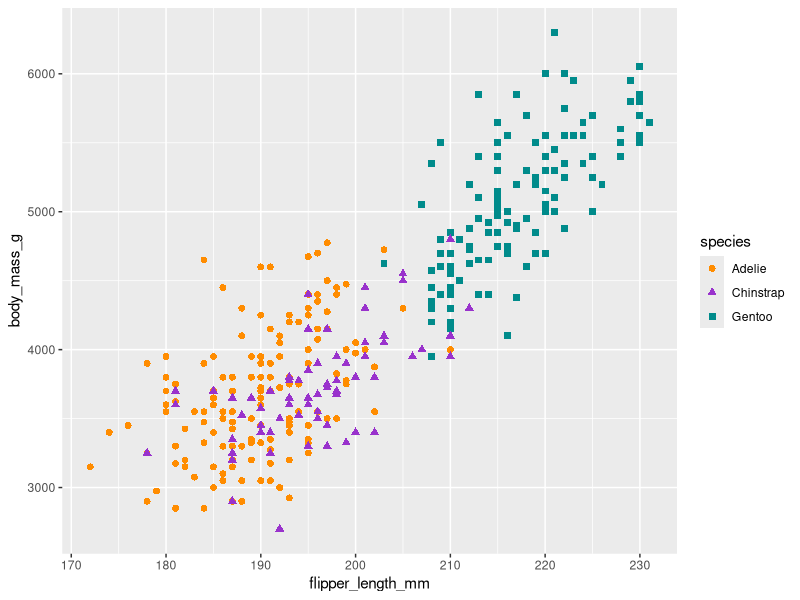
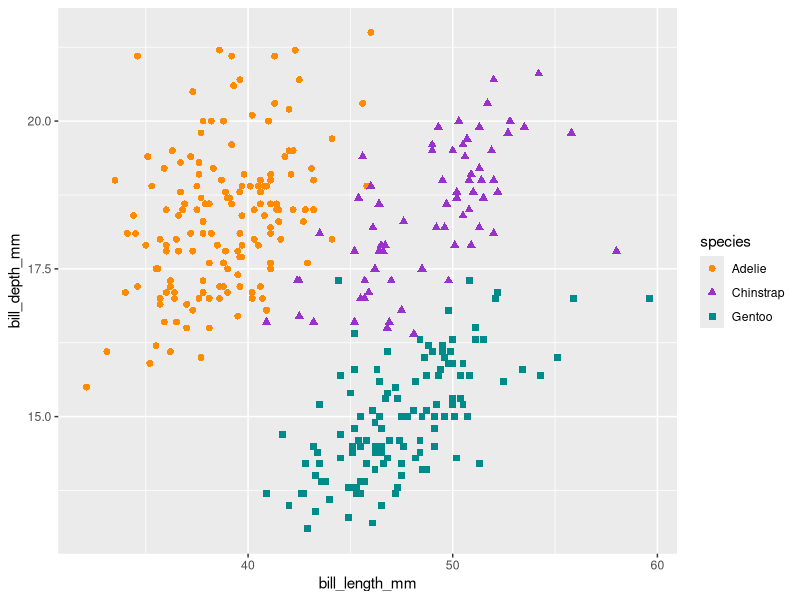
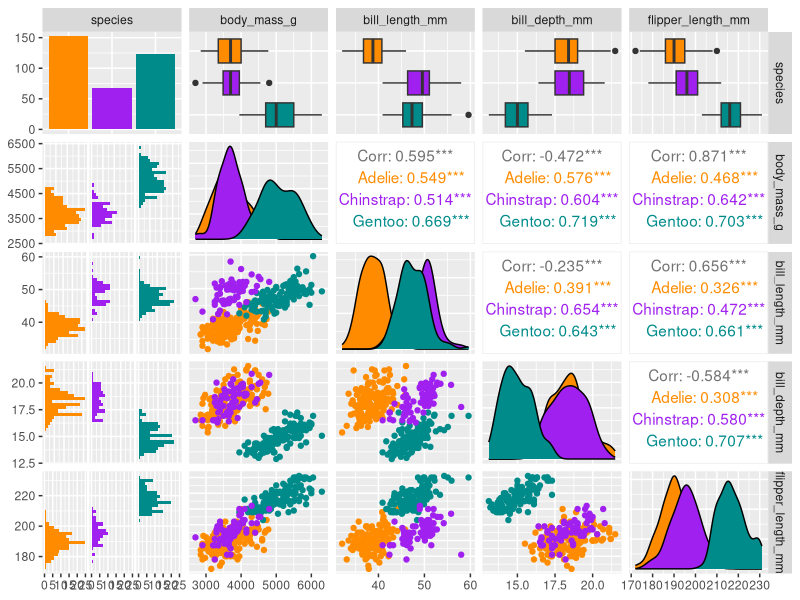
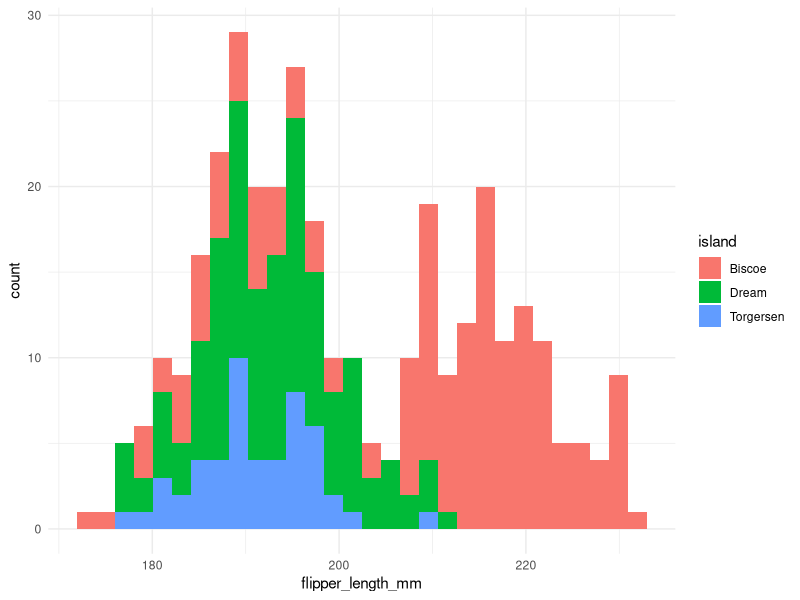
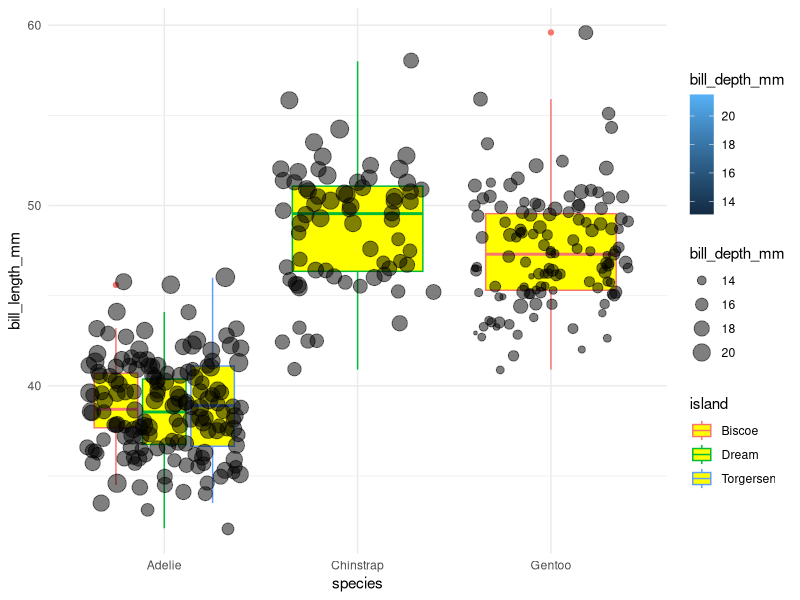

The R script that drew these images, in order:
## ---- chunk 1
library(palmerpenguins)
library(GGally)
library(skimr)

library(tidyverse)

## ---- chunk 2
view(penguins)

## ---- chunk 3
# check column names
names(penguins)

## ---- chunk 4
# check the dimensions
dim(penguins)
## ---- chunk 5
# print the first 6 lines
# df.head() in pandas

head(penguins)
## ---- chunk 6
# Print the last 6 lines 
tail(penguins) # See df.tail() in pandas


## ---- chunk 7
# get summary of data, look at NAs

summary(penguins)


## ---- chunk 8
skimr::skim(penguins)
## ---- chunk 9
# Scatterplot example 1: penguin flipper length versus body mass
ggplot(data = penguins, aes(x = flipper_length_mm, y = body_mass_g)) +
  geom_point(aes(color = species, 
                 shape = species),
             size = 2) +
  scale_color_manual(values = c("darkorange","darkorchid","cyan4")) 
## ---- chunk 10

# Scatterplot example 2: penguin bill length versus bill depth
ggplot(data = penguins, aes(x = bill_length_mm, y = bill_depth_mm)) +
  geom_point(aes(color = species, 
                 shape = species),
             size = 2)  +
  scale_color_manual(values = c("darkorange","darkorchid","cyan4"))
## ---- chunk 11
penguins %>%
  select(species, body_mass_g, ends_with("_mm")) %>% 
  GGally::ggpairs(aes(color = species)) +
  scale_colour_manual(values = c("darkorange","purple","cyan4")) +
  scale_fill_manual(values = c("darkorange","purple","cyan4"))
## ---- chunk 12
ggplot(data = penguins, aes(x = flipper_length_mm,
                            fill = island)) +
  geom_histogram() +
  theme_minimal()
## ---- chunk 13
ggplot(data = penguins, aes(x = species,
                            y = bill_length_mm)) +
  geom_boxplot(fill = "yellow", aes(color = island)) +
  geom_jitter(alpha = 0.5, aes(size = bill_depth_mm, fill = bill_depth_mm)) +
  theme_minimal()
